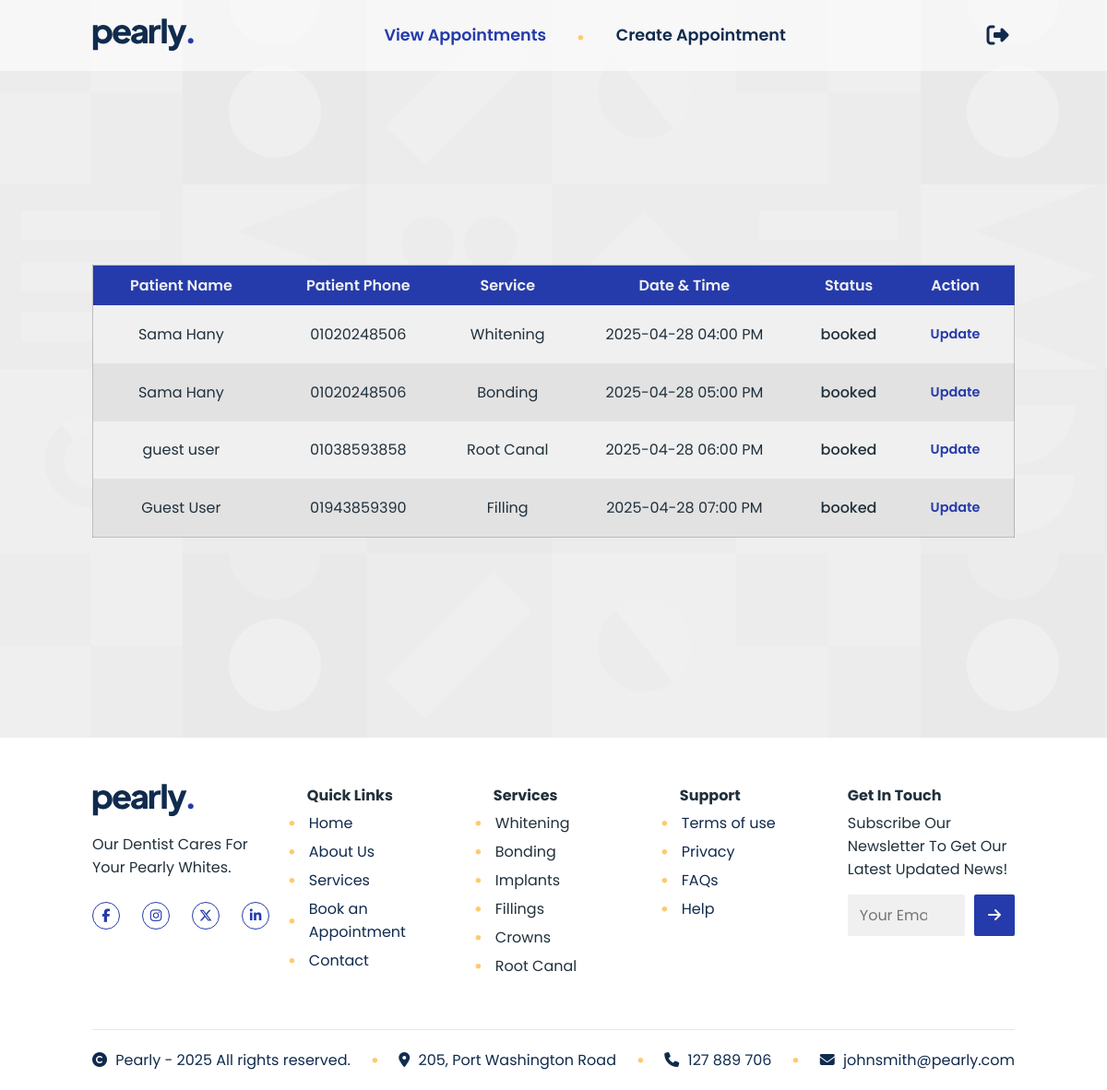
Screenshot of /html/admin-view-appointments.php with the database file from the repository.
### tables this page shows
CREATE TABLE `appointments` (
  `appointment_id` int(11) NOT NULL,
  `user_id` int(11) DEFAULT NULL,
  `appointment_date` date DEFAULT NULL,
  `appointment_start_time` time DEFAULT NULL,
  `appointment_end_time` time DEFAULT NULL,
  `service_name` varchar(100) NOT NULL,
  `status` enum('booked','cancelled','completed') DEFAULT 'booked',
  `created_at` timestamp NOT NULL DEFAULT current_timestamp(),
  `guest_name` varchar(255) DEFAULT NULL,
  `guest_phone` varchar(255) DEFAULT NULL
);

CREATE TABLE `users` (
  `user_id` int(11) NOT NULL,
  `first_name` varchar(50) DEFAULT NULL,
  `last_name` varchar(50) DEFAULT NULL,
  `email` varchar(100) NOT NULL,
  `password` varchar(255) NOT NULL,
  `phone` varchar(20) DEFAULT NULL
);

### php/get-appointments.php (called while the page is built, shortened)
<?php
require_once '../includes/db_connection.php';
$appointments = [];
$sql = "
  SELECT a.appointment_id, u.first_name, u.last_name, u.phone, a.guest_name, a.guest_phone, a.service_name, a.appointment_date, a.status, a.appointment_start_time
  FROM appointments a
  LEFT JOIN users u ON a.user_id = u.user_id
  ORDER BY a.appointment_date DESC
";
$result = $conn->query($sql);
if ($result && $result->num_rows > 0) {
  while ($row = $result->fetch_assoc()) {
    $appointments[] = $row;
  }
}

### html/admin-view-appointments.php (the view, shortened to what this page needs)
<?php include '../php/get-appointments.php'; ?>
<!DOCTYPE html>
<html lang="en">
<head>
  <link rel="stylesheet" href="../css/forms.css" />
  <link rel="stylesheet" href="../css/admin.css" />
</head>
<body>
  <nav class="container">
    <img src="../images/pearly-logo.svg" alt="Pearly Site Logo" />
    <ul class="nav-links">
      <a href="#" class="active-link">View Appointments</a>
      <img src="../images/yellow-dot.svg" alt="Divider" />
      <a href="./admin-create-appointment.html">Create Appointment</a>
    </ul>
    <form action="">
      <button type="submit" class="fa-solid fa-right-from-bracket log-out"></button>
    </form>
  </nav>
  <main class="container">
    <table>
      <thead>
        <tr>
          <th>Patient Name</th>
          <th>Patient Phone</th>
          <th>Service</th>
          <th>Date & Time</th>
          <th>Status</th>
          <th>Action</th>
        </tr>
      </thead>
      <tbody>
        <?php if (!empty($appointments)): ?>
          <?php foreach ($appointments as $appt): ?>
            <tr>
              <td><?php
                  if (!empty($appt['first_name']) && !empty($appt['last_name'])) {
                    echo htmlspecialchars($appt['first_name'] . ' ' . $appt['last_name']);
                  } else {
                    echo htmlspecialchars($appt['guest_name']);
                  }
                  ?></td>
              <td><?php
                  if (!empty($appt['guest_phone'])) {
                    echo htmlspecialchars($appt['guest_phone']);
                  } else {
                    echo htmlspecialchars($appt['phone']);
                  }
                  ?></td>
              <td><?= htmlspecialchars($appt['service_name']) ?></td>
              <td><?= date('Y-m-d h:i A', strtotime($appt['appointment_date'] . ' ' . $appt['appointment_start_time'])) ?></td>
              <td>
                <div class="status">
                  <span><?= htmlspecialchars($appt['status']) ?></span>
                </div>
              </td>
              <td><a href="../php/edit-appointment.php?id=<?= $appt['appointment_id'] ?>"><button class="update-btn">Update</button></a></td>
            </tr>
          <?php endforeach; ?>
        <?php else: ?>
          <tr>
            <td colspan="5">No appointments found.</td>
          </tr>
        <?php endif; ?>
      </tbody>
    </table>
  </main>
  <footer class="container">
    <div class="row">
      <div class="col">
        <img src="../images/pearly-logo.svg" alt="Pearly Site Logo" />
        <p class="site-description">
          Our Dentist Cares For Your Pearly Whites.
        </p>
        <div class="icons">
          <a href="#"><i class="fa-brands fa-facebook-f"></i></a>
          <a href="#"><i class="fa-brands fa-instagram"></i></a>
          <a href="#"><i class="fa-brands fa-x-twitter"></i></a>
          <a href="#"><i class="fa-brands fa-linkedin-in"></i></a>
        </div>
      </div>
      <div class="col">
        <h2 class="list-header">Quick Links</h2>
        <ul>
          <li>
            <img src="../images/yellow-dot.svg" class="yellow-dot" />
            <a href="./home.html">Home</a>
          </li>
          <li>
            <img src="../images/yellow-dot.svg" class="yellow-dot" /><a
              href="./home.html">About Us</a>
          </li>
          <li>
            <img src="../images/yellow-dot.svg" class="yellow-dot" /><a
              href="./home.html">Services</a>
          </li>
          <li>
            <img src="../images/yellow-dot.svg" class="yellow-dot" /><a
              href="#">Book an Appointment</a>
          </li>
          <li>
            <img src="../images/yellow-dot.svg" class="yellow-dot" /><a
              href="#">Contact</a>
          </li>
        </ul>
      </div>
      <div class="col">
        <h2 class="list-header">Services</h2>
        <ul>
          <li>
            <img src="../images/yellow-dot.svg" class="yellow-dot" />Whitening
          </li>
          <li>
            <img src="../images/yellow-dot.svg" class="yellow-dot" />Bonding
          </li>
          <li>
            <img src="../images/yellow-dot.svg" class="yellow-dot" />Implants
          </li>
          <li>
            <img src="../images/yellow-dot.svg" class="yellow-dot" />Fillings
          </li>
          <li>
            <img src="../images/yellow-dot.svg" class="yellow-dot" />Crowns
          </li>
          <li>
            <img src="../images/yellow-dot.svg" class="yellow-dot" />Root
            Canal
          </li>
        </ul>
      </div>
      <div class="col">
        <h2 class="list-header">Support</h2>
        <ul>
          <li>
            <img src="../images/yellow-dot.svg" class="yellow-dot" /><a
              href="#">Terms of use</a>
          </li>
          <li>
            <img src="../images/yellow-dot.svg" class="yellow-dot" /><a
              href="#">Privacy</a>
          </li>
          <li>
            <img src="../images/yellow-dot.svg" class="yellow-dot" /><a
              href="#">FAQs</a>
          </li>
          <li>
            <img src="../images/yellow-dot.svg" class="yellow-dot" /><a
              href="#">Help</a>
          </li>
        </ul>
      </div>
      <div class="col">
        <h2>Get In Touch</h2>
        <p>Subscribe Our Newsletter To Get Our Latest Updated News!</p>
        <form class="newsletter-form">
          <input type="text" placeholder="Your Email" />
          <button class="send">
            <i class="fa-solid fa-arrow-right"></i>
          </button>
        </form>
      </div>
    </div>
    <div class="extra-info-section">
      <div class="row">
        <div class="col">
          <i class="fa-solid fa-copyright"></i> Pearly - 2025 All rights
          reserved.
        </div>
        <img src="../images/yellow-dot.svg" alt="Divider" />
        <div class="col">
          <i class="fa-solid fa-location-dot"></i> 205, Port Washington Road
        </div>
        <img src="../images/yellow-dot.svg" alt="Divider" />
        <div class="col"><i class="fa-solid fa-phone"></i> 127 889 706</div>
        <img src="../images/yellow-dot.svg" alt="Divider" />
        <div class="col">
          <i class="fa-solid fa-envelope"></i> johnsmith@pearly.com
        </div>
      </div>
    </div>
  </footer>
</body>
</html>

### css/forms.css (style rules this page uses)
:root { --main-font-family: "Poppins", sans-serif; --main-text-color: #21313c; --sec-text-color: #f0f0f0; --third-text-color: #102b4e; --main-site-color: #253bab; --placeholder-text-color: #54575a; --invalid-border: #dc3546b2; --invalid-shadow: #ffc5c9c0; --valid-border: #19875485; --valid-shadow: #c5e1d4a9; }
*, *::after, *::before { margin: 0; box-sizing: border-box; text-decoration: none; }
* { color: var(--main-text-color); }
body { font-family: var(--main-font-family); color: var(--main-text-color); position: relative; }
.container { padding-inline: 100px; }
.contact, .send { width: auto; margin-top: 0; padding: 10px 15px; }
nav { display: flex; justify-content: space-between; align-items: center; position: absolute; width: 100%; background-color: rgba(255, 255, 255, 0.582); padding-block: 20px; }
.nav-links * { color: var(--third-text-color); font-weight: 600; font-size: 1.1rem; margin: 0 15px; transition: 0.2s ease-in; }
main { background-image: url("../images/white-geometry.svg"), linear-gradient(var(--sec-text-color), var(--sec-text-color)); background-attachment: fixed; min-height: 100vh; display: flex; justify-content: center; align-items: center; flex-direction: column; padding: 120px 0 50px 0; }
button { background-color: var(--main-site-color); color: var(--sec-text-color); border-width: 0; width: 100%; padding: 0.4rem; font-weight: 600; font-family: inherit; border-radius: 2px; font-size: 1rem; margin-top: 1rem; transition: 0.2s ease-in; }
input { font-family: inherit; width: 100%; padding: 6px 12px; font-size: 1rem; background-color: var(--sec-text-color); border: 0.1px solid transparent; outline: 0; color: var(--main-text-color); border-radius: 2px; transition: 0.1s ease-in; padding-right: 40px; }
.log-out { font-size: 1.5rem; color: var(--third-text-color); transition: 0.2s ease-in; margin-left: 20px; background-color: transparent; outline: 0; width: fit-content; margin-top: 0rem; }
footer .row { display: flex; column-gap: 1.3rem; justify-content: space-between; padding-block: 50px; }
.col { width: 20%; }
footer .icons { display: flex; column-gap: 1.5rem; margin-top: 25px; }
footer .site-description { margin-block: 10px; }
footer .icons i { border: 1px solid var(--main-site-color); color: var(--main-site-color); width: 30px; height: 30px; border-radius: 50%; display: flex; justify-content: center; align-items: center; transition: 0.4s ease; font-size: 0.9rem; }
footer ul { padding-left: 0; list-style: none; }
footer h2 { font-size: 1rem; margin-bottom: 5px; }
.list-header { margin-left: 20px; }
footer a { color: var(--third-text-color); transition: 0.2s ease; }
footer li { display: flex; align-items: center; margin-bottom: 6px; }
footer .yellow-dot { margin-right: 15px; }
.newsletter-form { margin-top: 15px; display: flex; gap: 10px; }
.send i { color: var(--sec-text-color); }
.extra-info-section .row { padding-block: 20px; border-top: 1px solid rgba(128, 128, 128, 0.192); }
.extra-info-section .col { width: fit-content; color: var(--third-text-color); }
.extra-info-section i { margin-right: 5px; color: var(--third-text-color); }

### css/admin.css (style rules this page uses)
:root { --main-font-family: "Poppins", sans-serif; --main-text-color: #21313c; --sec-text-color: #f0f0f0; --third-text-color: #102b4e; --main-site-color: #253bab; --placeholder-text-color: #54575a; }
*, *::after, *::before { margin: 0; box-sizing: border-box; text-decoration: none; }
* { color: var(--main-text-color); }
body { font-family: var(--main-font-family); color: var(--main-text-color); position: relative; }
.container { padding-inline: 100px; }
.nav-links { margin-left: -25px; }
.log-out { font-size: 1.5rem; color: var(--third-text-color); transition: 0.2s ease-in; }
.active-link { color: var(--main-site-color); }
table { width: 100%; border: 1px solid #75757567; border-collapse: collapse; }
thead { background-color: var(--main-site-color); }
thead th { color: var(--sec-text-color); font-weight: 600; padding: 9px; }
tbody tr { background-color: #e2e2e2; transition: 0.2s ease-in; }
tbody tr:nth-child(odd) { background-color: var(--sec-text-color); }
td { text-align: center; padding: 0.9rem 0; }
.update-btn { background-color: transparent; color: var(--main-site-color); width: auto; padding: 0.4rem 1rem; font-weight: 600; border-radius: 2px; font-size: 0.9rem; margin-top: 0; }
.status span { font-weight: 500; }

### rows the page displays
appointments: user.last_name "Sama Hany", user.phone "01020248506", service_name "Whitening", appointment_date+appointment_start_time "2025-04-28 04:00 PM", status "booked"
appointments: user.last_name "Sama Hany", user.phone "01020248506", service_name "Bonding", appointment_date+appointment_start_time "2025-04-28 05:00 PM", status "booked"
appointments: guest_name "guest user", guest_phone "01038593858", service_name "Root Canal", appointment_date+appointment_start_time "2025-04-28 06:00 PM", status "booked"
appointments: guest_name "Guest User", guest_phone "01943859390", service_name "Filling", appointment_date+appointment_start_time "2025-04-28 07:00 PM", status "booked"
